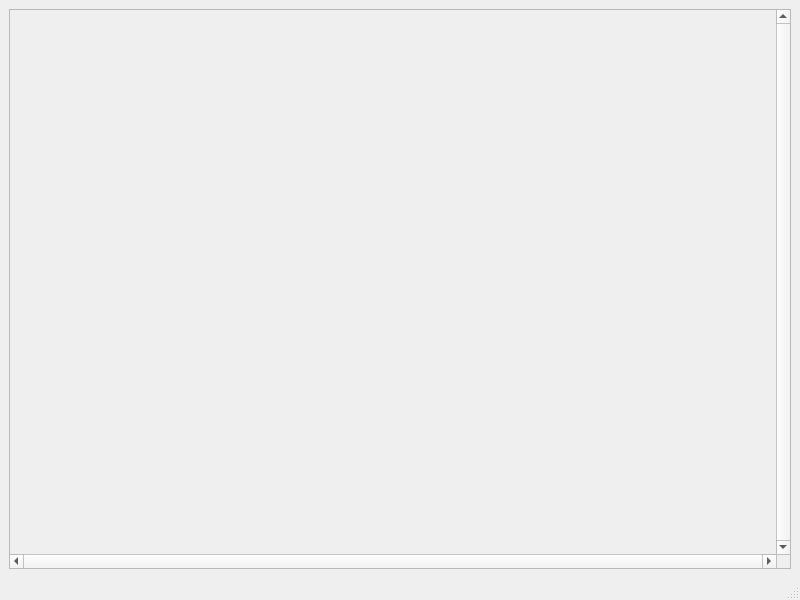
<?xml version="1.0" encoding="UTF-8"?>
<ui version="4.0">
 <class>MainWindow</class>
 <widget class="QMainWindow" name="MainWindow">
  <property name="geometry">
   <rect>
    <x>0</x>
    <y>0</y>
    <width>800</width>
    <height>600</height>
   </rect>
  </property>
  <property name="windowTitle">
   <string>MainWindow</string>
  </property>
  <widget class="QWidget" name="centralwidget">
   <layout class="QGridLayout" name="gridLayout">
    <item row="0" column="0">
     <widget class="QScrollArea" name="scrollArea">
      <property name="verticalScrollBarPolicy">
       <enum>Qt::ScrollBarAlwaysOn</enum>
      </property>
      <property name="horizontalScrollBarPolicy">
       <enum>Qt::ScrollBarAlwaysOn</enum>
      </property>
      <property name="sizeAdjustPolicy">
       <enum>QAbstractScrollArea::AdjustToContents</enum>
      </property>
      <property name="widgetResizable">
       <bool>true</bool>
      </property>
      <widget class="QWidget" name="sc_dagWidget">
       <property name="geometry">
        <rect>
         <x>0</x>
         <y>0</y>
         <width>766</width>
         <height>524</height>
        </rect>
       </property>
       <property name="sizePolicy">
        <sizepolicy hsizetype="Expanding" vsizetype="Expanding">
         <horstretch>0</horstretch>
         <verstretch>0</verstretch>
        </sizepolicy>
       </property>
       <property name="minimumSize">
        <size>
         <width>0</width>
         <height>0</height>
        </size>
       </property>
      </widget>
     </widget>
    </item>
   </layout>
  </widget>
  <widget class="QMenuBar" name="menubar">
   <property name="geometry">
    <rect>
     <x>0</x>
     <y>0</y>
     <width>800</width>
     <height>20</height>
    </rect>
   </property>
  </widget>
  <widget class="QStatusBar" name="statusbar"/>
 </widget>
 <resources/>
 <connections/>
</ui>
